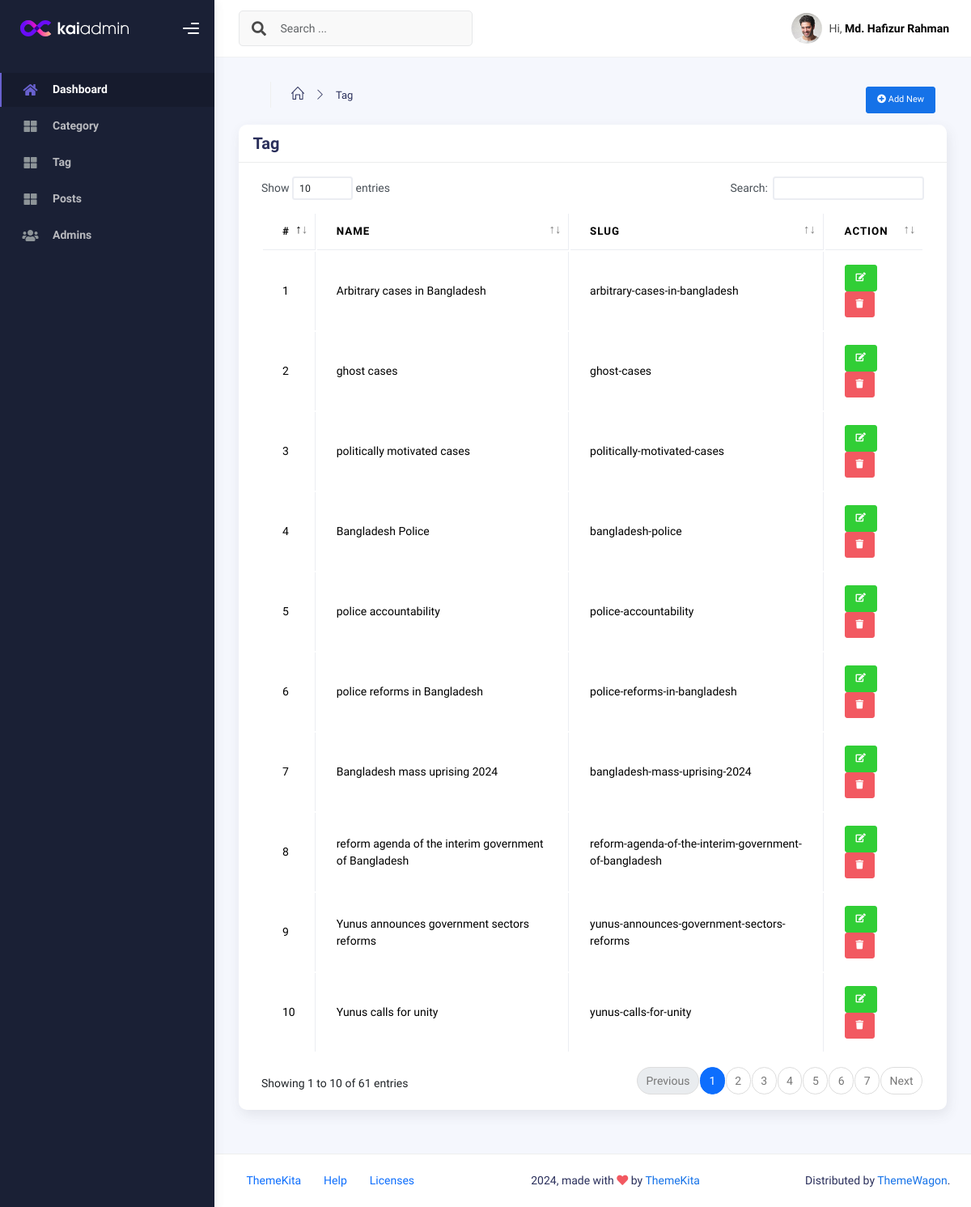
Screenshot of /admin/tag.php (signed in) with the database file from the repository.
### tables this page shows
CREATE TABLE `tag` (
  `id` int NOT NULL,
  `name` varchar(255) NOT NULL,
  `slug` varchar(255) NOT NULL
);

### admin/tag.php (the view, shortened to what this page needs)
<?php
include "layout/head.php";
?>
<body>
    <div class="wrapper">
        <?php
        include "layout/sidebar.php";
        ?>
        <div class="main-panel">
            <div class="main-header">
                <?php
                include "layout/header.php";
                ?>
            </div>
            <div class="container">
                <div class="page-inner">
                    <div class="p-3">
                        <div class="row">
                            <div class="col-md-6">
                                <ul class="breadcrumbs mb-3">
                                    <li class="nav-home">
                                        <a href="dashboard.php">
                                            <i class="icon-home"></i>
                                        </a>
                                    </li>
                                    <li class="separator">
                                        <i class="icon-arrow-right"></i>
                                    </li>
                                    <li class="nav-item">
                                        <a href="tag.php">Tag</a>
                                    </li>
                                </ul>
                            </div>
                            <div class="col-md-6 text-end">
                                <a href="tagCreate.php" class="btn btn-primary btn-sm"><i class="fa fa-plus-circle"></i> Add New</a>
                            </div>
                        </div>
                    </div>
                    <div class="row">
                        <div class="col-md-12">
                            <div class="card">
                                <div class="card-header py-2">
                                    <h4 class="card-title">Tag </h4>
                                </div>
                                <div class="card-body">
                                    <div class="table-responsive">
                                        <table class="table table-bordered" id="datatable">
                                            <thead>
                                                <tr>
                                                    <th scope="col">#</th>
                                                    <th scope="col">Name</th>
                                                    <th scope="col">Slug</th>
                                                    <th scope="col">Action</th>
                                                </tr>
                                            </thead>
                                            <tbody>
                                                <?php
                                                $sql = "SELECT * FROM tag";
                                                $stmt = $pdo->prepare($sql);
                                                $stmt->execute();
                                                $tags = $stmt->fetchAll(PDO::FETCH_OBJ);
                                                foreach ($tags as $key => $tag) {
                                                ?>
                                                    <tr>
                                                        <td><?php echo $key + 1 ?></td>
                                                        <td><?php echo $tag->name ?></td>
                                                        <td><?php echo $tag->slug ?></td>
                                                        <td>
                                                            <a href="tagEdit.php?id=<?php echo $tag->id; ?>" class="btn btn-success btn-sm"><i class="fa fa-edit"></i></a>
                                                            <?php
                                                            if ($_SESSION['role'] == 'admin') { ?>
                                                                <a onclick="return confirm('Are you sure to delete?')" href="tagDelete.php?id=<?php echo $tag->id; ?>" class="btn btn-danger btn-sm"><i class="fa fa-trash"></i></a>
                                                            <?php } ?>
                                                        </td>
                                                    </tr>
                                                <?php
                                                }
                                                ?>
                                            </tbody>
                                        </table>
                                    </div>
                                </div>
                            </div>
                        </div>
                    </div>
                </div>
            </div>
            <?php
            include "layout/footer.php";
            ?>
        </div>
    </div>
</body>
</html>

### rows the page displays
tag: name "Arbitrary cases in Bangladesh", slug "arbitrary-cases-in-bangladesh"
tag: name "ghost cases", slug "ghost-cases"
tag: name "politically motivated cases", slug "politically-motivated-cases"
tag: name "Bangladesh Police", slug "bangladesh-police"
tag: name "police accountability", slug "police-accountability"
tag: name "police reforms in Bangladesh", slug "police-reforms-in-bangladesh"
tag: name "Bangladesh mass uprising 2024", slug "bangladesh-mass-uprising-2024"
tag: name "reform agenda of the interim government of Bangladesh", slug "reform-agenda-of-the-interim-government-of-bangladesh"
tag: name "Yunus announces government sectors reforms", slug "yunus-announces-government-sectors-reforms"
tag: name "Yunus calls for unity", slug "yunus-calls-for-unity"

### other values shown
$_SESSION['name'] "Md. Hafizur Rahman"
